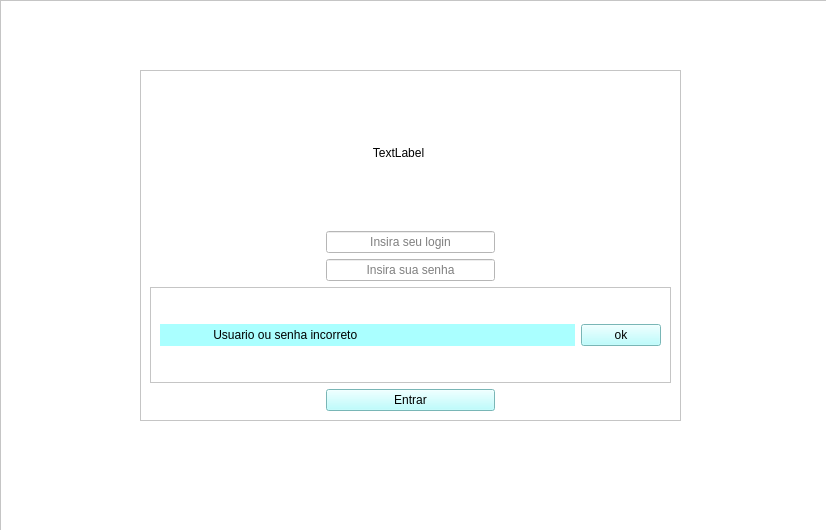
<?xml version="1.0" encoding="UTF-8"?>
<ui version="4.0">
 <class>MainWindow</class>
 <widget class="QMainWindow" name="MainWindow">
  <property name="geometry">
   <rect>
    <x>0</x>
    <y>0</y>
    <width>826</width>
    <height>530</height>
   </rect>
  </property>
  <property name="windowTitle">
   <string>MainWindow</string>
  </property>
  <widget class="QWidget" name="centralwidget">
   <widget class="QFrame" name="frame_principal">
    <property name="geometry">
     <rect>
      <x>0</x>
      <y>0</y>
      <width>831</width>
      <height>531</height>
     </rect>
    </property>
    <property name="styleSheet">
     <string notr="true">QFrame {
	background-color: rgb(255, 255, 255);
}
QPushButton {
	background-color: rgb(170, 255, 255);
}</string>
    </property>
    <property name="frameShape">
     <enum>QFrame::StyledPanel</enum>
    </property>
    <property name="frameShadow">
     <enum>QFrame::Raised</enum>
    </property>
    <widget class="QStackedWidget" name="stackedWidget_paginas">
     <property name="geometry">
      <rect>
       <x>10</x>
       <y>10</y>
       <width>801</width>
       <height>501</height>
      </rect>
     </property>
     <property name="minimumSize">
      <size>
       <width>141</width>
       <height>141</height>
      </size>
     </property>
     <property name="currentIndex">
      <number>0</number>
     </property>
     <widget class="QWidget" name="page_login">
      <widget class="QFrame" name="frame_login_area_login">
       <property name="geometry">
        <rect>
         <x>130</x>
         <y>60</y>
         <width>541</width>
         <height>351</height>
        </rect>
       </property>
       <property name="styleSheet">
        <string notr="true">background-color: rgb(255, 255, 255);
</string>
       </property>
       <property name="frameShape">
        <enum>QFrame::StyledPanel</enum>
       </property>
       <property name="frameShadow">
        <enum>QFrame::Raised</enum>
       </property>
       <layout class="QGridLayout" name="gridLayout_2">
        <item row="0" column="0">
         <spacer name="horizontalSpacer">
          <property name="orientation">
           <enum>Qt::Horizontal</enum>
          </property>
          <property name="sizeHint" stdset="0">
           <size>
            <width>40</width>
            <height>20</height>
           </size>
          </property>
         </spacer>
        </item>
        <item row="1" column="1">
         <widget class="QLineEdit" name="lineEdit_login_usuario">
          <property name="styleSheet">
           <string notr="true">background-color: rgb(255, 255, 255);</string>
          </property>
          <property name="alignment">
           <set>Qt::AlignCenter</set>
          </property>
          <property name="placeholderText">
           <string>Insira seu login</string>
          </property>
         </widget>
        </item>
        <item row="4" column="1">
         <widget class="QPushButton" name="pushButton_login_entrar">
          <property name="styleSheet">
           <string notr="true">background-color: rgb(255, 255, 255);
background-color: rgb(170, 255, 255);</string>
          </property>
          <property name="text">
           <string>Entrar</string>
          </property>
         </widget>
        </item>
        <item row="0" column="1">
         <widget class="QLabel" name="label_login_img">
          <property name="sizePolicy">
           <sizepolicy hsizetype="Fixed" vsizetype="Fixed">
            <horstretch>0</horstretch>
            <verstretch>0</verstretch>
           </sizepolicy>
          </property>
          <property name="minimumSize">
           <size>
            <width>145</width>
            <height>145</height>
           </size>
          </property>
          <property name="text">
           <string>TextLabel</string>
          </property>
          <property name="alignment">
           <set>Qt::AlignCenter</set>
          </property>
         </widget>
        </item>
        <item row="0" column="2">
         <spacer name="horizontalSpacer_2">
          <property name="orientation">
           <enum>Qt::Horizontal</enum>
          </property>
          <property name="sizeHint" stdset="0">
           <size>
            <width>40</width>
            <height>20</height>
           </size>
          </property>
         </spacer>
        </item>
        <item row="2" column="1">
         <widget class="QLineEdit" name="lineEdit_login_senha">
          <property name="styleSheet">
           <string notr="true">background-color: rgb(255, 255, 255);</string>
          </property>
          <property name="echoMode">
           <enum>QLineEdit::Password</enum>
          </property>
          <property name="alignment">
           <set>Qt::AlignCenter</set>
          </property>
          <property name="placeholderText">
           <string>Insira sua senha</string>
          </property>
         </widget>
        </item>
        <item row="3" column="0" colspan="3">
         <widget class="QFrame" name="frame_login_msg">
          <property name="frameShape">
           <enum>QFrame::StyledPanel</enum>
          </property>
          <property name="frameShadow">
           <enum>QFrame::Raised</enum>
          </property>
          <layout class="QGridLayout" name="gridLayout_3">
           <item row="0" column="0">
            <widget class="QLabel" name="label_login_msg">
             <property name="styleSheet">
              <string notr="true">background-color: rgb(170, 255, 255);</string>
             </property>
             <property name="text">
              <string>                Usuario ou senha incorreto</string>
             </property>
            </widget>
           </item>
           <item row="0" column="1">
            <widget class="QPushButton" name="pushButton_login_fechar_msg">
             <property name="sizePolicy">
              <sizepolicy hsizetype="Maximum" vsizetype="Maximum">
               <horstretch>0</horstretch>
               <verstretch>0</verstretch>
              </sizepolicy>
             </property>
             <property name="styleSheet">
              <string notr="true">background-color: rgb(170, 255, 255);</string>
             </property>
             <property name="text">
              <string>ok</string>
             </property>
            </widget>
           </item>
          </layout>
         </widget>
        </item>
       </layout>
      </widget>
     </widget>
     <widget class="QWidget" name="page_home">
      <widget class="QFrame" name="frame_home_area">
       <property name="geometry">
        <rect>
         <x>10</x>
         <y>10</y>
         <width>781</width>
         <height>481</height>
        </rect>
       </property>
       <property name="styleSheet">
        <string notr="true">background-color: rgb(255, 255, 255);</string>
       </property>
       <property name="frameShape">
        <enum>QFrame::StyledPanel</enum>
       </property>
       <property name="frameShadow">
        <enum>QFrame::Raised</enum>
       </property>
       <widget class="QFrame" name="frame_home_logo">
        <property name="geometry">
         <rect>
          <x>10</x>
          <y>20</y>
          <width>761</width>
          <height>161</height>
         </rect>
        </property>
        <property name="frameShape">
         <enum>QFrame::StyledPanel</enum>
        </property>
        <property name="frameShadow">
         <enum>QFrame::Raised</enum>
        </property>
        <layout class="QGridLayout" name="gridLayout_5">
         <item row="0" column="1">
          <widget class="QLabel" name="label_home_logo">
           <property name="minimumSize">
            <size>
             <width>145</width>
             <height>145</height>
            </size>
           </property>
           <property name="text">
            <string>TextLabel</string>
           </property>
           <property name="alignment">
            <set>Qt::AlignCenter</set>
           </property>
          </widget>
         </item>
         <item row="0" column="0">
          <spacer name="horizontalSpacer_8">
           <property name="orientation">
            <enum>Qt::Horizontal</enum>
           </property>
           <property name="sizeHint" stdset="0">
            <size>
             <width>138</width>
             <height>18</height>
            </size>
           </property>
          </spacer>
         </item>
         <item row="0" column="2">
          <spacer name="horizontalSpacer_10">
           <property name="orientation">
            <enum>Qt::Horizontal</enum>
           </property>
           <property name="sizeHint" stdset="0">
            <size>
             <width>138</width>
             <height>18</height>
            </size>
           </property>
          </spacer>
         </item>
        </layout>
       </widget>
       <widget class="QFrame" name="frame_login_botoes">
        <property name="geometry">
         <rect>
          <x>240</x>
          <y>190</y>
          <width>301</width>
          <height>91</height>
         </rect>
        </property>
        <property name="frameShape">
         <enum>QFrame::StyledPanel</enum>
        </property>
        <property name="frameShadow">
         <enum>QFrame::Raised</enum>
        </property>
        <widget class="QPushButton" name="pushButton_home_lista">
         <property name="geometry">
          <rect>
           <x>110</x>
           <y>30</y>
           <width>81</width>
           <height>31</height>
          </rect>
         </property>
         <property name="styleSheet">
          <string notr="true">background-color: rgb(170, 255, 255);</string>
         </property>
         <property name="text">
          <string>Lista</string>
         </property>
        </widget>
        <widget class="QPushButton" name="pushButton_home_sair">
         <property name="geometry">
          <rect>
           <x>200</x>
           <y>30</y>
           <width>81</width>
           <height>31</height>
          </rect>
         </property>
         <property name="styleSheet">
          <string notr="true">background-color: rgb(170, 255, 255);</string>
         </property>
         <property name="text">
          <string>Sair</string>
         </property>
        </widget>
        <widget class="QPushButton" name="pushButton_home_cadastro">
         <property name="geometry">
          <rect>
           <x>20</x>
           <y>30</y>
           <width>81</width>
           <height>31</height>
          </rect>
         </property>
         <property name="styleSheet">
          <string notr="true">background-color: rgb(170, 255, 255);</string>
         </property>
         <property name="text">
          <string>Cadastro</string>
         </property>
        </widget>
       </widget>
      </widget>
     </widget>
     <widget class="QWidget" name="page_cadastro">
      <widget class="QFrame" name="frame_cadastro_area">
       <property name="geometry">
        <rect>
         <x>10</x>
         <y>10</y>
         <width>781</width>
         <height>481</height>
        </rect>
       </property>
       <property name="styleSheet">
        <string notr="true">background-color: rgb(255, 255, 255);</string>
       </property>
       <property name="frameShape">
        <enum>QFrame::StyledPanel</enum>
       </property>
       <property name="frameShadow">
        <enum>QFrame::Raised</enum>
       </property>
       <widget class="QFrame" name="frame_cadastro_formulario">
        <property name="geometry">
         <rect>
          <x>10</x>
          <y>120</y>
          <width>631</width>
          <height>88</height>
         </rect>
        </property>
        <property name="frameShape">
         <enum>QFrame::StyledPanel</enum>
        </property>
        <property name="frameShadow">
         <enum>QFrame::Raised</enum>
        </property>
        <layout class="QGridLayout" name="gridLayout">
         <item row="2" column="0">
          <widget class="QLabel" name="label_cadastro_quantidade">
           <property name="text">
            <string>Quantidade (t):</string>
           </property>
           <property name="alignment">
            <set>Qt::AlignRight|Qt::AlignTrailing|Qt::AlignVCenter</set>
           </property>
          </widget>
         </item>
         <item row="0" column="0">
          <widget class="QLabel" name="label_cadastro_fornecedor">
           <property name="text">
            <string>Fornecedor:</string>
           </property>
           <property name="alignment">
            <set>Qt::AlignRight|Qt::AlignTrailing|Qt::AlignVCenter</set>
           </property>
          </widget>
         </item>
         <item row="2" column="1">
          <widget class="QComboBox" name="comboBox_cadastro_quantidade">
           <item>
            <property name="text">
             <string>0</string>
            </property>
           </item>
           <item>
            <property name="text">
             <string>1</string>
            </property>
           </item>
           <item>
            <property name="text">
             <string>2</string>
            </property>
           </item>
           <item>
            <property name="text">
             <string>3</string>
            </property>
           </item>
           <item>
            <property name="text">
             <string>4</string>
            </property>
           </item>
           <item>
            <property name="text">
             <string>5</string>
            </property>
           </item>
          </widget>
         </item>
         <item row="0" column="1">
          <widget class="QLineEdit" name="lineEdit_cadastro_fornecedor"/>
         </item>
         <item row="1" column="1">
          <widget class="QComboBox" name="comboBox_cadastro_materia_prima">
           <item>
            <property name="text">
             <string>---</string>
            </property>
           </item>
           <item>
            <property name="text">
             <string>Açaí</string>
            </property>
           </item>
           <item>
            <property name="text">
             <string>Abacate</string>
            </property>
           </item>
           <item>
            <property name="text">
             <string>Coco</string>
            </property>
           </item>
           <item>
            <property name="text">
             <string>Cacau</string>
            </property>
           </item>
           <item>
            <property name="text">
             <string>Buriti</string>
            </property>
           </item>
          </widget>
         </item>
         <item row="1" column="0">
          <widget class="QLabel" name="label_cadastro_materia_prima">
           <property name="text">
            <string>Matéria-prima</string>
           </property>
           <property name="alignment">
            <set>Qt::AlignRight|Qt::AlignTrailing|Qt::AlignVCenter</set>
           </property>
          </widget>
         </item>
        </layout>
       </widget>
       <widget class="QFrame" name="frame_cadastro_msg">
        <property name="geometry">
         <rect>
          <x>120</x>
          <y>10</y>
          <width>651</width>
          <height>101</height>
         </rect>
        </property>
        <property name="frameShape">
         <enum>QFrame::StyledPanel</enum>
        </property>
        <property name="frameShadow">
         <enum>QFrame::Raised</enum>
        </property>
        <widget class="QLabel" name="label_cadastro_msg">
         <property name="geometry">
          <rect>
           <x>10</x>
           <y>40</y>
           <width>541</width>
           <height>21</height>
          </rect>
         </property>
         <property name="styleSheet">
          <string notr="true">background-color: rgb(170, 255, 255);</string>
         </property>
         <property name="text">
          <string>Erro!</string>
         </property>
         <property name="alignment">
          <set>Qt::AlignCenter</set>
         </property>
        </widget>
        <widget class="QPushButton" name="pushButton_cadastro_fechar_msg">
         <property name="geometry">
          <rect>
           <x>560</x>
           <y>40</y>
           <width>75</width>
           <height>23</height>
          </rect>
         </property>
         <property name="styleSheet">
          <string notr="true">background-color: rgb(136, 204, 204);
background-color: rgb(170, 255, 255);</string>
         </property>
         <property name="text">
          <string>Ok</string>
         </property>
        </widget>
       </widget>
       <widget class="QLabel" name="label_cadastro_logo">
        <property name="geometry">
         <rect>
          <x>10</x>
          <y>10</y>
          <width>100</width>
          <height>100</height>
         </rect>
        </property>
        <property name="styleSheet">
         <string notr="true"/>
        </property>
        <property name="text">
         <string>TextLabel</string>
        </property>
        <property name="alignment">
         <set>Qt::AlignCenter</set>
        </property>
       </widget>
       <widget class="QFrame" name="frame_cadastro_botoes">
        <property name="geometry">
         <rect>
          <x>650</x>
          <y>120</y>
          <width>121</width>
          <height>341</height>
         </rect>
        </property>
        <property name="styleSheet">
         <string notr="true">QPushButton {
	background-color: rgb(170, 255, 255);
}</string>
        </property>
        <property name="frameShape">
         <enum>QFrame::StyledPanel</enum>
        </property>
        <property name="frameShadow">
         <enum>QFrame::Raised</enum>
        </property>
        <layout class="QVBoxLayout" name="verticalLayout">
         <item>
          <widget class="QPushButton" name="pushButton_cadastro_salvar">
           <property name="styleSheet">
            <string notr="true">background-color: rgb(170, 255, 255);</string>
           </property>
           <property name="text">
            <string>Salvar</string>
           </property>
          </widget>
         </item>
         <item>
          <widget class="QPushButton" name="pushButton_cadastro_limpar">
           <property name="text">
            <string>Limpar</string>
           </property>
          </widget>
         </item>
         <item>
          <widget class="QPushButton" name="pushButton_cadastro_lista">
           <property name="text">
            <string>Lista</string>
           </property>
          </widget>
         </item>
         <item>
          <spacer name="verticalSpacer">
           <property name="orientation">
            <enum>Qt::Vertical</enum>
           </property>
           <property name="sizeHint" stdset="0">
            <size>
             <width>20</width>
             <height>40</height>
            </size>
           </property>
          </spacer>
         </item>
        </layout>
       </widget>
      </widget>
     </widget>
     <widget class="QWidget" name="page_lista">
      <widget class="QFrame" name="frame_lista_area">
       <property name="geometry">
        <rect>
         <x>10</x>
         <y>10</y>
         <width>781</width>
         <height>481</height>
        </rect>
       </property>
       <property name="frameShape">
        <enum>QFrame::StyledPanel</enum>
       </property>
       <property name="frameShadow">
        <enum>QFrame::Raised</enum>
       </property>
       <widget class="QTableWidget" name="tableWidget_lista_dados">
        <property name="geometry">
         <rect>
          <x>10</x>
          <y>120</y>
          <width>651</width>
          <height>351</height>
         </rect>
        </property>
        <column>
         <property name="text">
          <string>Fiscal</string>
         </property>
        </column>
        <column>
         <property name="text">
          <string>Fornecedor </string>
         </property>
        </column>
        <column>
         <property name="text">
          <string>Matéria-prima</string>
         </property>
        </column>
        <column>
         <property name="text">
          <string>Quantidade(t)</string>
         </property>
        </column>
        <column>
         <property name="text">
          <string>Dia da Semana</string>
         </property>
        </column>
       </widget>
       <widget class="QFrame" name="frame_lista_botoes">
        <property name="geometry">
         <rect>
          <x>670</x>
          <y>120</y>
          <width>101</width>
          <height>351</height>
         </rect>
        </property>
        <property name="styleSheet">
         <string notr="true">QPushButton {
	background-color: rgb(170, 255, 255);
}</string>
        </property>
        <property name="frameShape">
         <enum>QFrame::StyledPanel</enum>
        </property>
        <property name="frameShadow">
         <enum>QFrame::Raised</enum>
        </property>
        <layout class="QVBoxLayout" name="verticalLayout_2">
         <item>
          <widget class="QPushButton" name="pushButton_lista_excluir">
           <property name="styleSheet">
            <string notr="true"/>
           </property>
           <property name="text">
            <string>Excluir</string>
           </property>
          </widget>
         </item>
         <item>
          <widget class="QPushButton" name="pushButton_lista_alterar">
           <property name="styleSheet">
            <string notr="true"/>
           </property>
           <property name="text">
            <string>Alterar</string>
           </property>
          </widget>
         </item>
         <item>
          <widget class="QPushButton" name="pushButton_lista_novo">
           <property name="styleSheet">
            <string notr="true"/>
           </property>
           <property name="text">
            <string>Novo</string>
           </property>
          </widget>
         </item>
         <item>
          <widget class="QPushButton" name="pushButton_lista_home">
           <property name="styleSheet">
            <string notr="true"/>
           </property>
           <property name="text">
            <string>Home</string>
           </property>
          </widget>
         </item>
         <item>
          <spacer name="verticalSpacer_2">
           <property name="orientation">
            <enum>Qt::Vertical</enum>
           </property>
           <property name="sizeHint" stdset="0">
            <size>
             <width>20</width>
             <height>40</height>
            </size>
           </property>
          </spacer>
         </item>
        </layout>
       </widget>
       <widget class="QLabel" name="label_lista_logo">
        <property name="geometry">
         <rect>
          <x>10</x>
          <y>10</y>
          <width>100</width>
          <height>100</height>
         </rect>
        </property>
        <property name="styleSheet">
         <string notr="true"/>
        </property>
        <property name="text">
         <string>TextLabel</string>
        </property>
        <property name="alignment">
         <set>Qt::AlignCenter</set>
        </property>
       </widget>
       <widget class="QFrame" name="frame_lista_msg">
        <property name="geometry">
         <rect>
          <x>120</x>
          <y>10</y>
          <width>651</width>
          <height>101</height>
         </rect>
        </property>
        <property name="frameShape">
         <enum>QFrame::StyledPanel</enum>
        </property>
        <property name="frameShadow">
         <enum>QFrame::Raised</enum>
        </property>
        <widget class="QLabel" name="label_lista_msg">
         <property name="geometry">
          <rect>
           <x>10</x>
           <y>40</y>
           <width>541</width>
           <height>21</height>
          </rect>
         </property>
         <property name="styleSheet">
          <string notr="true">background-color: rgb(170, 255, 255);</string>
         </property>
         <property name="text">
          <string>Erro!</string>
         </property>
         <property name="alignment">
          <set>Qt::AlignCenter</set>
         </property>
        </widget>
        <widget class="QPushButton" name="pushButton_lista_fechar_msg">
         <property name="geometry">
          <rect>
           <x>560</x>
           <y>40</y>
           <width>75</width>
           <height>23</height>
          </rect>
         </property>
         <property name="styleSheet">
          <string notr="true">background-color: rgb(136, 204, 204);
background-color: rgb(170, 255, 255);</string>
         </property>
         <property name="text">
          <string>Ok</string>
         </property>
        </widget>
       </widget>
      </widget>
     </widget>
    </widget>
   </widget>
  </widget>
 </widget>
 <resources/>
 <connections/>
</ui>
